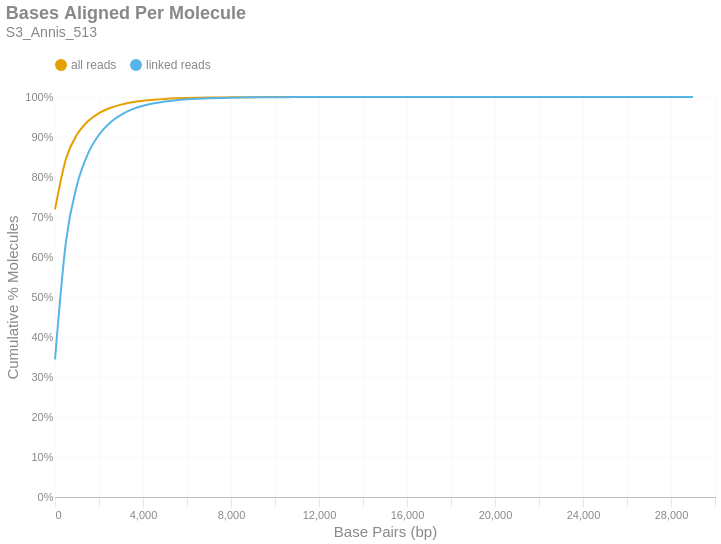

Notebook code for this chart:
### Markdown cell above
### Bases Aligned Per Molecule
This is a cumulative frequency distribution showing the number of base pairs aligned per unique molecule. These data are shown in 500 bp bins. There are two distributions: one with `all reads` (yellow) and another with only `linked reads` (blue). The percent of molecules in the `linked reads` distribution is relative to the total number of linked molecules.

### Code cell
if SKIPLR:
    print_html(f"Skipped")
else:
    binned_df = consolidated_hist(valids['aligned_bp'], mask, 500, True)
    with SafeRender(binned_df):
        (
            density_plot(binned_df, 'Bases Aligned Per Molecule', samplename, 'basesper')
            .encode(
                x=alt.X('bin:Q', title="Base Pairs (bp)").axis(tickMinStep=500).scale(padding=0),
                y=alt.Y('value:Q', title='Cumulative % Molecules')
                    .axis(format='%')
                    .scale(domain = [0,1])
                    .stack(False),
                color=alt.Color("key:N").scale(domain = ["all reads", "linked reads"]),
                tooltip = [
                    alt.Tooltip("key:N", title = "Data Type"),
                    alt.Tooltip("range_label:N", title="Bases Aligned Per Molecule"),
                    alt.Tooltip("value:Q", format = ".2%", title="% Molecules (Cum.)")
                ]
            )
        ).display()

### Figure 1 — Vega-Lite specification as saved in the notebook (floating-point values rounded to 4 significant figures)
{"width": "container", "height": 400, "config": {"title": {"anchor": "start", "dy": -15, "fontSize": 18, "color": "#888888", "subtitleColor": "#888888", "subtitleFontSize": 14}, "arc": {"fill": "#0072B2"}, "axis": {"domainColor": "#888888", "domainWidth": 0.5, "gridWidth": 0.2, "grid": false, "titleFontWeight": 400, "titleFontSize": 15, "labelFontSize": 11, "labelColor": "#888888", "tickColor": "#888888", "tickWidth": 0.2, "titleColor": "#888888"}, "axisBand": {"grid": false}, "axisX": {"grid": true, "tickSize": 10, "domainCap": "round"}, "axisY": {"domain": false, "grid": true, "tickSize": 0, "domainCap": "round"}, "background": "transparent", "header": {"labelFontSize": 15, "labelColor": "#888888", "titleFontSize": 15, "titleFontWeight": 600, "titleColor": "#888888"}, "legend": {"labelFont": "sans-serif", "labelFontSize": 12, "labelColor": "#888888", "symbolSize": 100, "symbolType": "circle", "titleFontSize": 12, "titlePadding": 10, "titleColor": "#888888", "title": null, "orient": "top"}, "range": {"category": ["#E69F00", "#56B4E9", "#009E73", "#F0E442", "#0072B2", "#D55E00", "#CC79A7", "#000000"], "diverging": ["#cfe8f3", "#a2d4ec", "#73bfe2", "#46abdb", "#1696d2", "#12719e"]}, "area": {"fill": "#0072B2", "fillOpacity": 0.7, "line": true, "strokeOpacity": 0.7}, "line": {"color": "#0072B2", "stroke": "#0072B2", "strokeWidth": 2}, "trail": {"color": "#0072B2", "stroke": "#0072B2", "strokeWidth": 0, "size": 1}, "point": {"filled": true, "fillOpacity": 1.0, "size": 95}, "text": {"color": "#888888", "fontSize": 11, "align": "right", "fontWeight": 400, "size": 11}, "bar": {"fill": "#0072B2", "stroke": null}, "view": {"stroke": null, "continuousWidth": 660, "continuousHeight": 400}}, "data": {"name": "data-c7a5ae0b69ef90093b7489a83a3fd908"}, "mark": {"type": "line", "interpolate": "monotone", "point": {"opacity": 0, "size": 275}}, "encoding": {"color": {"field": "key", "scale": {"domain": ["all reads", "linked reads"]}, "type": "nominal"}, "tooltip": [{"field": "key", "title": "Data Type", "type": "nominal"}, {"field": "range_label", "title": "Bases Aligned Per Molecule", "type": "nominal"}, {"field": "value", "format": ".2%", "title": "% Molecules (Cum.)", "type": "quantitative"}], "x": {"axis": {"tickMinStep": 500}, "field": "bin", "scale": {"padding": 0}, "title": "Base Pairs (bp)", "type": "quantitative"}, "y": {"axis": {"format": "%"}, "field": "value", "scale": {"domain": [0, 1]}, "stack": false, "title": "Cumulative % Molecules", "type": "quantitative"}}, "params": [{"name": "param_c36ac31b6afebe62", "select": {"type": "point", "fields": ["key"]}, "bind": "legend"}], "title": {"text": "Bases Aligned Per Molecule", "subtitle": "S3_Annis_513"}, "transform": [{"fold": ["all reads (cumsum)", "linked reads (cumsum)"]}, {"calculate": "replace(datum.key, ' (cumsum)', '')", "as": "key"}, {"filter": {"param": "param_c36ac31b6afebe62"}}], "usermeta": {"embedOptions": {"downloadFileName": "S3_Annis_513.basesper"}}, "$schema": "https://vega.github.io/schema/vega-lite/v6.1.0.json", "datasets": {"data-c7a5ae0b69ef90093b7489a83a3fd908": [{"bin": "0.0", "interval": "0.0-500.0", "all reads": 0.719, "linked reads": 0.3442, "all reads (cumsum)": 0.719, "linked reads (cumsum)": 0.3442, "range_label": "0-499"}, {"bin": "500.0", "interval": "500.0-1000.0", "all reads": 0.1268, "linked reads": 0.2952, "all reads (cumsum)": 0.8458, "linked reads (cumsum)": 0.6393, "range_label": "500-999"}, {"bin": "1000.0", "interval": "1000.0-1500.0", "all reads": 0.0602, "linked reads": 0.1408, "all reads (cumsum)": 0.906, "linked reads (cumsum)": 0.7802, "range_label": "1000-1499"}, {"bin": "1500.0", "interval": "1500.0-2000.0", "all reads": 0.03349, "linked reads": 0.07836, "all reads (cumsum)": 0.9395, "linked reads (cumsum)": 0.8585, "range_label": "1500-1999"}, {"bin": "2000.0", "interval": "2000.0-2500.0", "all reads": 0.02011, "linked reads": 0.04705, "all reads (cumsum)": 0.9596, "linked reads (cumsum)": 0.9056, "range_label": "2000-2499"}, {"bin": "2500.0", "interval": "2500.0-3000.0", "all reads": 0.01291, "linked reads": 0.03019, "all reads (cumsum)": 0.9725, "linked reads (cumsum)": 0.9358, "range_label": "2500-2999"}, {"bin": "3000.0", "interval": "3000.0-3500.0", "all reads": 0.00845, "linked reads": 0.01977, "all reads (cumsum)": 0.981, "linked reads (cumsum)": 0.9555, "range_label": "3000-3499"}, {"bin": "3500.0", "interval": "3500.0-4000.0", "all reads": 0.005766, "linked reads": 0.01349, "all reads (cumsum)": 0.9868, "linked reads (cumsum)": 0.969, "range_label": "3500-3999"}, {"bin": "4000.0", "interval": "4000.0-4500.0", "all reads": 0.00392, "linked reads": 0.009171, "all reads (cumsum)": 0.9907, "linked reads (cumsum)": 0.9782, "range_label": "4000-4499"}, {"bin": "4500.0", "interval": "4500.0-5000.0", "all reads": 0.002711, "linked reads": 0.006343, "all reads (cumsum)": 0.9934, "linked reads (cumsum)": 0.9845, "range_label": "4500-4999"}, {"bin": "5000.0", "interval": "5000.0-5500.0", "all reads": 0.001893, "linked reads": 0.004428, "all reads (cumsum)": 0.9953, "linked reads (cumsum)": 0.989, "range_label": "5000-5499"}, {"bin": "5500.0", "interval": "5500.0-6000.0", "all reads": 0.001309, "linked reads": 0.003064, "all reads (cumsum)": 0.9966, "linked reads (cumsum)": 0.992, "range_label": "5500-5999"}, {"bin": "6000.0", "interval": "6000.0-6500.0", "all reads": 0.0009397, "linked reads": 0.002199, "all reads (cumsum)": 0.9975, "linked reads (cumsum)": 0.9942, "range_label": "6000-6499"}, {"bin": "6500.0", "interval": "6500.0-7000.0", "all reads": 0.0006892, "linked reads": 0.001612, "all reads (cumsum)": 0.9982, "linked reads (cumsum)": 0.9958, "range_label": "6500-6999"}, {"bin": "7000.0", "interval": "7000.0-7500.0", "all reads": 0.0004767, "linked reads": 0.001115, "all reads (cumsum)": 0.9987, "linked reads (cumsum)": 0.997, "range_label": "7000-7499"}, {"bin": "7500.0", "interval": "7500.0-8000.0", "all reads": 0.0003521, "linked reads": 0.0008239, "all reads (cumsum)": 0.9991, "linked reads (cumsum)": 0.9978, "range_label": "7500-7999"}, {"bin": "8000.0", "interval": "8000.0-8500.0", "all reads": 0.0002484, "linked reads": 0.0005812, "all reads (cumsum)": 0.9993, "linked reads (cumsum)": 0.9984, "range_label": "8000-8499"}, {"bin": "8500.0", "interval": "8500.0-9000.0", "all reads": 0.0001867, "linked reads": 0.0004368, "all reads (cumsum)": 0.9995, "linked reads (cumsum)": 0.9988, "range_label": "8500-8999"}, {"bin": "9000.0", "interval": "9000.0-9500.0", "all reads": 0.0001323, "linked reads": 0.0003095, "all reads (cumsum)": 0.9996, "linked reads (cumsum)": 0.9991, "range_label": "9000-9499"}, {"bin": "9500.0", "interval": "9500.0-10000.0", "all reads": 0.0001018, "linked reads": 0.0002383, "all reads (cumsum)": 0.9997, "linked reads (cumsum)": 0.9994, "range_label": "9500-9999"}, {"bin": "10000.0", "interval": "10000.0-10500.0", "all reads": 7.098e-05, "linked reads": 0.0001661, "all reads (cumsum)": 0.9998, "linked reads (cumsum)": 0.9995, "range_label": "10000-10499"}, {"bin": "10500.0", "interval": "10500.0-11000.0", "all reads": 5.103e-05, "linked reads": 0.0001194, "all reads (cumsum)": 0.9998, "linked reads (cumsum)": 0.9996, "range_label": "10500-10999"}, {"bin": "11000.0", "interval": "11000.0-11500.0", "all reads": 3.885e-05, "linked reads": 9.089e-05, "all reads (cumsum)": 0.9999, "linked reads (cumsum)": 0.9997, "range_label": "11000-11499"}, {"bin": "11500.0", "interval": "11500.0-12000.0", "all reads": 2.478e-05, "linked reads": 5.797e-05, "all reads (cumsum)": 0.9999, "linked reads (cumsum)": 0.9998, "range_label": "11500-11999"}, {"bin": "12000.0", "interval": "12000.0-12500.0", "all reads": 2.184e-05, "linked reads": 5.11e-05, "all reads (cumsum)": 0.9999, "linked reads (cumsum)": 0.9998, "range_label": "12000-12499"}, {"bin": "12500.0", "interval": "12500.0-13000.0", "all reads": 1.953e-05, "linked reads": 4.569e-05, "all reads (cumsum)": 1.0, "linked reads (cumsum)": 0.9999, "range_label": "12500-12999"}, {"bin": "13000.0", "interval": "13000.0-13500.0", "all reads": 1.281e-05, "linked reads": 2.997e-05, "all reads (cumsum)": 1.0, "linked reads (cumsum)": 0.9999, "range_label": "13000-13499"}, {"bin": "13500.0", "interval": "13500.0-14000.0", "all reads": 9.239e-06, "linked reads": 2.162e-05, "all reads (cumsum)": 1.0, "linked reads (cumsum)": 0.9999, "range_label": "13500-13999"}, {"bin": "14000.0", "interval": "14000.0-14500.0", "all reads": 6.3e-06, "linked reads": 1.474e-05, "all reads (cumsum)": 1.0, "linked reads (cumsum)": 1.0, "range_label": "14000-14499"}, {"bin": "14500.0", "interval": "14500.0-15000.0", "all reads": 5.88e-06, "linked reads": 1.376e-05, "all reads (cumsum)": 1.0, "linked reads (cumsum)": 1.0, "range_label": "14500-14999"}, {"bin": "15000.0", "interval": "15000.0-15500.0", "all reads": 2.94e-06, "linked reads": 6.878e-06, "all reads (cumsum)": 1.0, "linked reads (cumsum)": 1.0, "range_label": "15000-15499"}, {"bin": "15500.0", "interval": "15500.0-16000.0", "all reads": 3.57e-06, "linked reads": 8.352e-06, "all reads (cumsum)": 1.0, "linked reads (cumsum)": 1.0, "range_label": "15500-15999"}, {"bin": "16000.0", "interval": "16000.0-16500.0", "all reads": 2.1e-06, "linked reads": 4.913e-06, "all reads (cumsum)": 1.0, "linked reads (cumsum)": 1.0, "range_label": "16000-16499"}, {"bin": "16500.0", "interval": "16500.0-17000.0", "all reads": 1.05e-06, "linked reads": 2.457e-06, "all reads (cumsum)": 1.0, "linked reads (cumsum)": 1.0, "range_label": "16500-16999"}, {"bin": "17000.0", "interval": "17000.0-17500.0", "all reads": 1.05e-06, "linked reads": 2.457e-06, "all reads (cumsum)": 1.0, "linked reads (cumsum)": 1.0, "range_label": "17000-17499"}, {"bin": "17500.0", "interval": "17500.0-18000.0", "all reads": 4.2e-07, "linked reads": 9.826e-07, "all reads (cumsum)": 1.0, "linked reads (cumsum)": 1.0, "range_label": "17500-17999"}, {"bin": "18000.0", "interval": "18000.0-18500.0", "all reads": 6.3e-07, "linked reads": 1.474e-06, "all reads (cumsum)": 1.0, "linked reads (cumsum)": 1.0, "range_label": "18000-18499"}, {"bin": "18500.0", "interval": "18500.0-19000.0", "all reads": 8.399e-07, "linked reads": 1.965e-06, "all reads (cumsum)": 1.0, "linked reads (cumsum)": 1.0, "range_label": "18500-18999"}, {"bin": "19000.0", "interval": "19000.0-19500.0", "all reads": 1.05e-06, "linked reads": 2.457e-06, "all reads (cumsum)": 1.0, "linked reads (cumsum)": 1.0, "range_label": "19000-19499"}, {"bin": "19500.0", "interval": "19500.0-20000.0", "all reads": 0.0, "linked reads": 0.0, "all reads (cumsum)": 1.0, "linked reads (cumsum)": 1.0, "range_label": "19500-19999"}, {"bin": "20000.0", "interval": "20000.0-20500.0", "all reads": 0.0, "linked reads": 0.0, "all reads (cumsum)": 1.0, "linked reads (cumsum)": 1.0, "range_label": "20000-20499"}, {"bin": "20500.0", "interval": "20500.0-21000.0", "all reads": 2.1e-07, "linked reads": 4.913e-07, "all reads (cumsum)": 1.0, "linked reads (cumsum)": 1.0, "range_label": "20500-20999"}, {"bin": "21000.0", "interval": "21000.0-21500.0", "all reads": 2.1e-07, "linked reads": 4.913e-07, "all reads (cumsum)": 1.0, "linked reads (cumsum)": 1.0, "range_label": "21000-21499"}, {"bin": "21500.0", "interval": "21500.0-22000.0", "all reads": 0.0, "linked reads": 0.0, "all reads (cumsum)": 1.0, "linked reads (cumsum)": 1.0, "range_label": "21500-21999"}, {"bin": "22000.0", "interval": "22000.0-22500.0", "all reads": 0.0, "linked reads": 0.0, "all reads (cumsum)": 1.0, "linked reads (cumsum)": 1.0, "range_label": "22000-22499"}, {"bin": "22500.0", "interval": "22500.0-23000.0", "all reads": 2.1e-07, "linked reads": 4.913e-07, "all reads (cumsum)": 1.0, "linked reads (cumsum)": 1.0, "range_label": "22500-22999"}, {"bin": "23000.0", "interval": "23000.0-23500.0", "all reads": 0.0, "linked reads": 0.0, "all reads (cumsum)": 1.0, "linked reads (cumsum)": 1.0, "range_label": "23000-23499"}, {"bin": "23500.0", "interval": "23500.0-24000.0", "all reads": 0.0, "linked reads": 0.0, "all reads (cumsum)": 1.0, "linked reads (cumsum)": 1.0, "range_label": "23500-23999"}, {"bin": "24000.0", "interval": "24000.0-24500.0", "all reads": 0.0, "linked reads": 0.0, "all reads (cumsum)": 1.0, "linked reads (cumsum)": 1.0, "range_label": "24000-24499"}, {"bin": "24500.0", "interval": "24500.0-25000.0", "all reads": 0.0, "linked reads": 0.0, "all reads (cumsum)": 1.0, "linked reads (cumsum)": 1.0, "range_label": "24500-24999"}, {"bin": "25000.0", "interval": "25000.0-25500.0", "all reads": 0.0, "linked reads": 0.0, "all reads (cumsum)": 1.0, "linked reads (cumsum)": 1.0, "range_label": "25000-25499"}, {"bin": "25500.0", "interval": "25500.0-26000.0", "all reads": 0.0, "linked reads": 0.0, "all reads (cumsum)": 1.0, "linked reads (cumsum)": 1.0, "range_label": "25500-25999"}, {"bin": "26000.0", "interval": "26000.0-26500.0", "all reads": 0.0, "linked reads": 0.0, "all reads (cumsum)": 1.0, "linked reads (cumsum)": 1.0, "range_label": "26000-26499"}, {"bin": "26500.0", "interval": "26500.0-27000.0", "all reads": 0.0, "linked reads": 0.0, "all reads (cumsum)": 1.0, "linked reads (cumsum)": 1.0, "range_label": "26500-26999"}, {"bin": "27000.0", "interval": "27000.0-27500.0", "all reads": 0.0, "linked reads": 0.0, "all reads (cumsum)": 1.0, "linked reads (cumsum)": 1.0, "range_label": "27000-27499"}, {"bin": "27500.0", "interval": "27500.0-28000.0", "all reads": 0.0, "linked reads": 0.0, "all reads (cumsum)": 1.0, "linked reads (cumsum)": 1.0, "range_label": "27500-27999"}, {"bin": "28000.0", "interval": "28000.0-28500.0", "all reads": 0.0, "linked reads": 0.0, "all reads (cumsum)": 1.0, "linked reads (cumsum)": 1.0, "range_label": "28000-28499"}, {"bin": "28500.0", "interval": "28500.0-29000.0", "all reads": 0.0, "linked reads": 0.0, "all reads (cumsum)": 1.0, "linked reads (cumsum)": 1.0, "range_label": "28500-28999"}, {"bin": "29000.0", "interval": "29000.0-29500.0", "all reads": 2.1e-07, "linked reads": 4.913e-07, "all reads (cumsum)": 1.0, "linked reads (cumsum)": 1.0, "range_label": "29000-29499"}]}}
